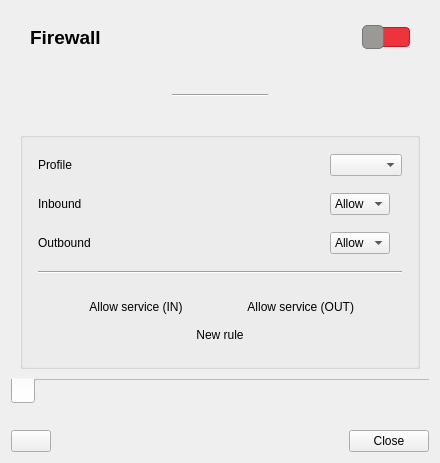
<?xml version="1.0" encoding="UTF-8"?>
<ui version="4.0">
 <class>Dialog</class>
 <widget class="QDialog" name="Dialog">
  <property name="geometry">
   <rect>
    <x>0</x>
    <y>0</y>
    <width>440</width>
    <height>463</height>
   </rect>
  </property>
  <property name="windowTitle">
   <string>Firewall</string>
  </property>
  <layout class="QVBoxLayout" name="verticalLayout">
   <item>
    <widget class="QTabWidget" name="tabWidget">
     <property name="styleSheet">
      <string notr="true">QTabBar {
   alignment: center;
}</string>
     </property>
     <property name="tabPosition">
      <enum>QTabWidget::South</enum>
     </property>
     <property name="currentIndex">
      <number>0</number>
     </property>
     <property name="documentMode">
      <bool>true</bool>
     </property>
     <widget class="QWidget" name="tabMain">
      <attribute name="title">
       <string/>
      </attribute>
      <layout class="QVBoxLayout" name="verticalLayout_2">
       <item>
        <layout class="QHBoxLayout" name="horizontalLayout">
         <property name="leftMargin">
          <number>10</number>
         </property>
         <property name="topMargin">
          <number>5</number>
         </property>
         <property name="rightMargin">
          <number>10</number>
         </property>
         <property name="bottomMargin">
          <number>10</number>
         </property>
         <item>
          <widget class="QLabel" name="label_2">
           <property name="text">
            <string>&lt;html&gt;&lt;head/&gt;&lt;body&gt;&lt;p&gt;&lt;span style=&quot; font-size:14pt; font-weight:600;&quot;&gt;Firewall&lt;/span&gt;&lt;/p&gt;&lt;/body&gt;&lt;/html&gt;</string>
           </property>
           <property name="alignment">
            <set>Qt::AlignLeading|Qt::AlignLeft|Qt::AlignVCenter</set>
           </property>
          </widget>
         </item>
         <item>
          <spacer name="horizontalSpacer_3">
           <property name="orientation">
            <enum>Qt::Horizontal</enum>
           </property>
           <property name="sizeHint" stdset="0">
            <size>
             <width>40</width>
             <height>20</height>
            </size>
           </property>
          </spacer>
         </item>
         <item>
          <widget class="QSlider" name="sliderFwEnable">
           <property name="sizePolicy">
            <sizepolicy hsizetype="Maximum" vsizetype="Maximum">
             <horstretch>0</horstretch>
             <verstretch>0</verstretch>
            </sizepolicy>
           </property>
           <property name="maximumSize">
            <size>
             <width>48</width>
             <height>16777215</height>
            </size>
           </property>
           <property name="styleSheet">
            <string notr="true">QSlider::groove:horizontal {
	background-color: transparent;
	border: 0px solid #424242;
	height: 20px;
	border-radius: 4px;
}

QSlider::handle:horizontal {
	background-color: rgb(154, 153, 150);
	border: 1px solid rgb(119, 118, 123);
	width: 20px;
	height: 20px;
	line-height: 20px; /* do not delete this */
    /*margin-left: -5px;*/
	margin-top: -2px;
	margin-bottom: -2px;
	border-radius: 5px;
}

QSlider::handle:horizontal:hover {
  background-color: rgb(79, 91, 98);
  border-radius: 5px;
}

QSlider::add-page:horizontal {
	border-radius: 4px;
    background: rgb(237, 51, 59);
    border: 1px solid rgb(192, 28, 40);
}

QSlider::sub-page:horizontal {
	border-radius: 4px;
    background: rgb(139, 195, 74);
    border: 1px solid rgb(67, 190, 24);
}</string>
           </property>
           <property name="maximum">
            <number>1</number>
           </property>
           <property name="orientation">
            <enum>Qt::Horizontal</enum>
           </property>
           <property name="invertedAppearance">
            <bool>false</bool>
           </property>
           <property name="tickPosition">
            <enum>QSlider::TicksBothSides</enum>
           </property>
          </widget>
         </item>
        </layout>
       </item>
       <item>
        <widget class="QLabel" name="lblStatusIcon">
         <property name="sizePolicy">
          <sizepolicy hsizetype="Preferred" vsizetype="Maximum">
           <horstretch>0</horstretch>
           <verstretch>0</verstretch>
          </sizepolicy>
         </property>
         <property name="textFormat">
          <enum>Qt::AutoText</enum>
         </property>
         <property name="alignment">
          <set>Qt::AlignCenter</set>
         </property>
         <property name="wordWrap">
          <bool>true</bool>
         </property>
         <property name="openExternalLinks">
          <bool>true</bool>
         </property>
         <property name="textInteractionFlags">
          <set>Qt::LinksAccessibleByKeyboard|Qt::LinksAccessibleByMouse</set>
         </property>
        </widget>
       </item>
       <item>
        <layout class="QHBoxLayout" name="horizontalLayout_4">
         <item>
          <spacer name="horizontalSpacer_4">
           <property name="orientation">
            <enum>Qt::Horizontal</enum>
           </property>
           <property name="sizeHint" stdset="0">
            <size>
             <width>40</width>
             <height>20</height>
            </size>
           </property>
          </spacer>
         </item>
         <item>
          <widget class="Line" name="line">
           <property name="sizePolicy">
            <sizepolicy hsizetype="Maximum" vsizetype="Fixed">
             <horstretch>0</horstretch>
             <verstretch>0</verstretch>
            </sizepolicy>
           </property>
           <property name="minimumSize">
            <size>
             <width>96</width>
             <height>0</height>
            </size>
           </property>
           <property name="orientation">
            <enum>Qt::Horizontal</enum>
           </property>
          </widget>
         </item>
         <item>
          <spacer name="horizontalSpacer_5">
           <property name="orientation">
            <enum>Qt::Horizontal</enum>
           </property>
           <property name="sizeHint" stdset="0">
            <size>
             <width>40</width>
             <height>20</height>
            </size>
           </property>
          </spacer>
         </item>
        </layout>
       </item>
       <item>
        <widget class="QLabel" name="lblFwStatus">
         <property name="sizePolicy">
          <sizepolicy hsizetype="Preferred" vsizetype="Maximum">
           <horstretch>0</horstretch>
           <verstretch>0</verstretch>
          </sizepolicy>
         </property>
         <property name="styleSheet">
          <string notr="true">color: rgb(237, 51, 59);</string>
         </property>
         <property name="text">
          <string/>
         </property>
         <property name="alignment">
          <set>Qt::AlignCenter</set>
         </property>
         <property name="wordWrap">
          <bool>true</bool>
         </property>
        </widget>
       </item>
       <item>
        <widget class="QGroupBox" name="policiesBox">
         <property name="title">
          <string/>
         </property>
         <property name="flat">
          <bool>true</bool>
         </property>
         <layout class="QGridLayout" name="gridLayout">
          <property name="leftMargin">
           <number>15</number>
          </property>
          <property name="topMargin">
           <number>5</number>
          </property>
          <property name="rightMargin">
           <number>15</number>
          </property>
          <property name="bottomMargin">
           <number>0</number>
          </property>
          <item row="4" column="0" colspan="2">
           <widget class="Line" name="line_2">
            <property name="sizePolicy">
             <sizepolicy hsizetype="Minimum" vsizetype="Fixed">
              <horstretch>0</horstretch>
              <verstretch>0</verstretch>
             </sizepolicy>
            </property>
            <property name="orientation">
             <enum>Qt::Horizontal</enum>
            </property>
           </widget>
          </item>
          <item row="0" column="0">
           <widget class="QLabel" name="lblProfile">
            <property name="text">
             <string>Profile</string>
            </property>
           </widget>
          </item>
          <item row="1" column="1">
           <widget class="QComboBox" name="comboInput">
            <property name="sizePolicy">
             <sizepolicy hsizetype="Maximum" vsizetype="Fixed">
              <horstretch>0</horstretch>
              <verstretch>0</verstretch>
             </sizepolicy>
            </property>
            <item>
             <property name="text">
              <string>Allow</string>
             </property>
             <property name="icon">
              <iconset theme="emblem-default">
               <normaloff>../../../../../../../../../../.designer/backup</normaloff>../../../../../../../../../../.designer/backup</iconset>
             </property>
            </item>
            <item>
             <property name="text">
              <string>Deny</string>
             </property>
             <property name="icon">
              <iconset theme="process-stop">
               <normaloff>../../../../../../../../../../.designer/backup</normaloff>../../../../../../../../../../.designer/backup</iconset>
             </property>
            </item>
           </widget>
          </item>
          <item row="2" column="0">
           <widget class="QLabel" name="label_4">
            <property name="enabled">
             <bool>true</bool>
            </property>
            <property name="text">
             <string>Outbound</string>
            </property>
           </widget>
          </item>
          <item row="1" column="0">
           <widget class="QLabel" name="label_3">
            <property name="text">
             <string>Inbound</string>
            </property>
           </widget>
          </item>
          <item row="2" column="1">
           <widget class="QComboBox" name="comboOutput">
            <property name="enabled">
             <bool>true</bool>
            </property>
            <property name="sizePolicy">
             <sizepolicy hsizetype="Maximum" vsizetype="Fixed">
              <horstretch>0</horstretch>
              <verstretch>0</verstretch>
             </sizepolicy>
            </property>
            <item>
             <property name="text">
              <string>Allow</string>
             </property>
             <property name="icon">
              <iconset theme="emblem-default">
               <normaloff>../../../../../../../../../../.designer/backup</normaloff>../../../../../../../../../../.designer/backup</iconset>
             </property>
            </item>
            <item>
             <property name="text">
              <string>Deny</string>
             </property>
             <property name="icon">
              <iconset theme="process-stop">
               <normaloff>../../../../../../../../../../.designer/backup</normaloff>../../../../../../../../../../.designer/backup</iconset>
             </property>
            </item>
           </widget>
          </item>
          <item row="0" column="1">
           <widget class="QComboBox" name="comboProfile"/>
          </item>
          <item row="5" column="0" colspan="2">
           <layout class="QGridLayout" name="gridLayout_2">
            <property name="topMargin">
             <number>5</number>
            </property>
            <property name="bottomMargin">
             <number>5</number>
            </property>
            <item row="0" column="0">
             <widget class="QPushButton" name="cmdAllowINService">
              <property name="sizePolicy">
               <sizepolicy hsizetype="Maximum" vsizetype="Fixed">
                <horstretch>0</horstretch>
                <verstretch>0</verstretch>
               </sizepolicy>
              </property>
              <property name="toolTip">
               <string>Allow inbound connections to a port</string>
              </property>
              <property name="text">
               <string>Allow service (IN)</string>
              </property>
              <property name="icon">
               <iconset theme="go-down">
                <normaloff>.</normaloff>.</iconset>
              </property>
              <property name="flat">
               <bool>true</bool>
              </property>
             </widget>
            </item>
            <item row="0" column="1">
             <widget class="QPushButton" name="cmdAllowOUTService">
              <property name="sizePolicy">
               <sizepolicy hsizetype="Maximum" vsizetype="Fixed">
                <horstretch>0</horstretch>
                <verstretch>0</verstretch>
               </sizepolicy>
              </property>
              <property name="toolTip">
               <string>Exclude outbound connections to a port from being intercepted</string>
              </property>
              <property name="layoutDirection">
               <enum>Qt::RightToLeft</enum>
              </property>
              <property name="styleSheet">
               <string notr="true">QPushButton { text-align: right; }</string>
              </property>
              <property name="text">
               <string>Allow service (OUT)</string>
              </property>
              <property name="icon">
               <iconset theme="go-up">
                <normaloff>.</normaloff>.</iconset>
              </property>
              <property name="flat">
               <bool>true</bool>
              </property>
             </widget>
            </item>
            <item row="1" column="0" colspan="2">
             <widget class="QPushButton" name="cmdNewRule">
              <property name="sizePolicy">
               <sizepolicy hsizetype="Expanding" vsizetype="Fixed">
                <horstretch>0</horstretch>
                <verstretch>0</verstretch>
               </sizepolicy>
              </property>
              <property name="text">
               <string>New rule</string>
              </property>
              <property name="icon">
               <iconset theme="document-new">
                <normaloff>../../../../../../../../../../.designer/backup</normaloff>../../../../../../../../../../.designer/backup</iconset>
              </property>
              <property name="flat">
               <bool>true</bool>
              </property>
             </widget>
            </item>
           </layout>
          </item>
         </layout>
        </widget>
       </item>
      </layout>
     </widget>
    </widget>
   </item>
   <item>
    <layout class="QHBoxLayout" name="horizontalLayout_5">
     <item>
      <widget class="QLabel" name="statusLabel">
       <property name="text">
        <string/>
       </property>
       <property name="wordWrap">
        <bool>true</bool>
       </property>
       <property name="textInteractionFlags">
        <set>Qt::TextSelectableByKeyboard|Qt::TextSelectableByMouse</set>
       </property>
      </widget>
     </item>
    </layout>
   </item>
   <item>
    <layout class="QHBoxLayout" name="horizontalLayout_2">
     <item>
      <widget class="QPushButton" name="cmdHelp">
       <property name="text">
        <string/>
       </property>
       <property name="icon">
        <iconset theme="help-browser">
         <normaloff>.</normaloff>.</iconset>
       </property>
      </widget>
     </item>
     <item>
      <spacer name="horizontalSpacer">
       <property name="orientation">
        <enum>Qt::Horizontal</enum>
       </property>
       <property name="sizeHint" stdset="0">
        <size>
         <width>40</width>
         <height>20</height>
        </size>
       </property>
      </spacer>
     </item>
     <item>
      <widget class="QPushButton" name="cmdClose">
       <property name="sizePolicy">
        <sizepolicy hsizetype="Maximum" vsizetype="Fixed">
         <horstretch>0</horstretch>
         <verstretch>0</verstretch>
        </sizepolicy>
       </property>
       <property name="text">
        <string>Close</string>
       </property>
       <property name="icon">
        <iconset theme="window-close">
         <normaloff>../../../../../../../../../../.designer/backup</normaloff>../../../../../../../../../../.designer/backup</iconset>
       </property>
      </widget>
     </item>
    </layout>
   </item>
  </layout>
 </widget>
 <tabstops>
  <tabstop>sliderFwEnable</tabstop>
  <tabstop>comboInput</tabstop>
  <tabstop>comboOutput</tabstop>
  <tabstop>cmdClose</tabstop>
  <tabstop>tabWidget</tabstop>
 </tabstops>
 <resources/>
 <connections/>
</ui>
